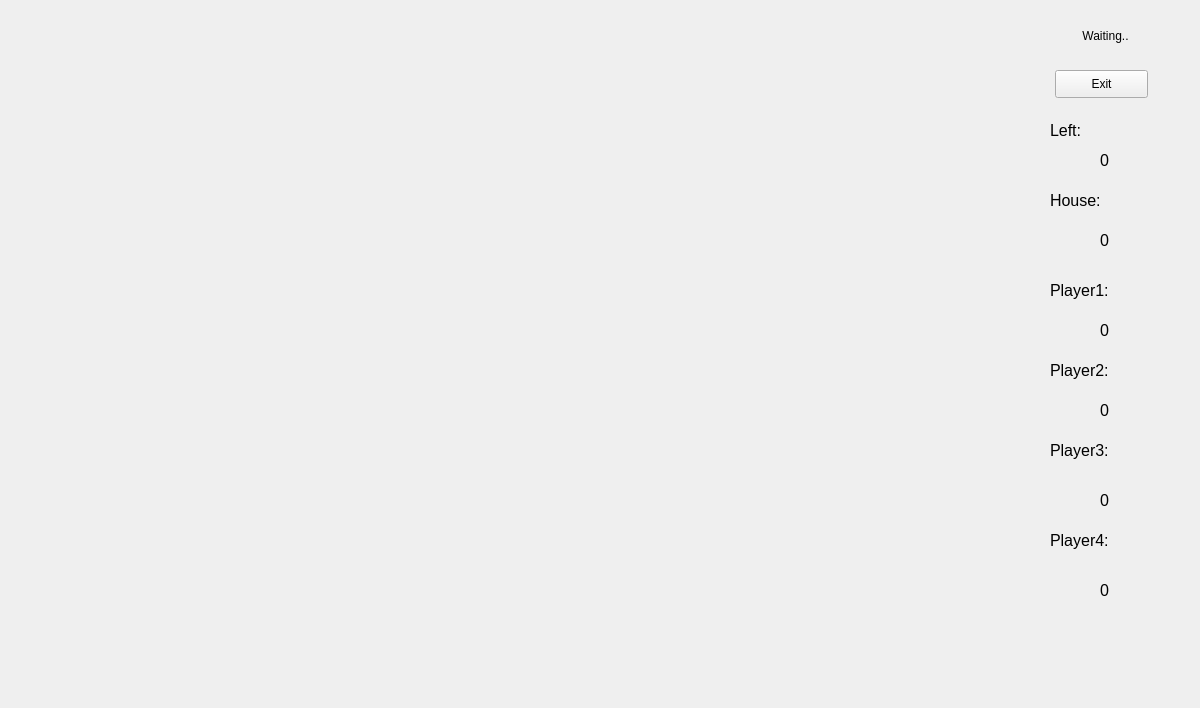
<?xml version="1.0" encoding="UTF-8"?>
<ui version="4.0">
 <class>Form2</class>
 <widget class="QWidget" name="Form2">
  <property name="geometry">
   <rect>
    <x>0</x>
    <y>0</y>
    <width>1200</width>
    <height>708</height>
   </rect>
  </property>
  <property name="windowTitle">
   <string>Form</string>
  </property>
  <widget class="QLabel" name="label">
   <property name="geometry">
    <rect>
     <x>1040</x>
     <y>10</y>
     <width>131</width>
     <height>51</height>
    </rect>
   </property>
   <property name="text">
    <string>Waiting..</string>
   </property>
   <property name="alignment">
    <set>Qt::AlignCenter</set>
   </property>
  </widget>
  <widget class="QLabel" name="label_2">
   <property name="geometry">
    <rect>
     <x>1050</x>
     <y>180</y>
     <width>81</width>
     <height>41</height>
    </rect>
   </property>
   <property name="font">
    <font>
     <pointsize>12</pointsize>
    </font>
   </property>
   <property name="text">
    <string>House:</string>
   </property>
  </widget>
  <widget class="QLabel" name="label_3">
   <property name="geometry">
    <rect>
     <x>1100</x>
     <y>220</y>
     <width>101</width>
     <height>41</height>
    </rect>
   </property>
   <property name="font">
    <font>
     <pointsize>12</pointsize>
    </font>
   </property>
   <property name="text">
    <string>0</string>
   </property>
  </widget>
  <widget class="QLabel" name="label_4">
   <property name="geometry">
    <rect>
     <x>1050</x>
     <y>270</y>
     <width>121</width>
     <height>41</height>
    </rect>
   </property>
   <property name="font">
    <font>
     <pointsize>12</pointsize>
    </font>
   </property>
   <property name="text">
    <string>Player1:</string>
   </property>
  </widget>
  <widget class="QLabel" name="label_5">
   <property name="geometry">
    <rect>
     <x>1100</x>
     <y>310</y>
     <width>101</width>
     <height>41</height>
    </rect>
   </property>
   <property name="font">
    <font>
     <pointsize>12</pointsize>
    </font>
   </property>
   <property name="text">
    <string>0</string>
   </property>
  </widget>
  <widget class="QLabel" name="label_6">
   <property name="geometry">
    <rect>
     <x>1050</x>
     <y>350</y>
     <width>131</width>
     <height>41</height>
    </rect>
   </property>
   <property name="font">
    <font>
     <pointsize>12</pointsize>
    </font>
   </property>
   <property name="text">
    <string>Player2:</string>
   </property>
  </widget>
  <widget class="QLabel" name="label_8">
   <property name="geometry">
    <rect>
     <x>1050</x>
     <y>430</y>
     <width>141</width>
     <height>41</height>
    </rect>
   </property>
   <property name="font">
    <font>
     <pointsize>12</pointsize>
    </font>
   </property>
   <property name="text">
    <string>Player3:</string>
   </property>
  </widget>
  <widget class="QLabel" name="label_9">
   <property name="geometry">
    <rect>
     <x>1100</x>
     <y>480</y>
     <width>101</width>
     <height>41</height>
    </rect>
   </property>
   <property name="font">
    <font>
     <pointsize>12</pointsize>
    </font>
   </property>
   <property name="text">
    <string>0</string>
   </property>
  </widget>
  <widget class="QLabel" name="label_10">
   <property name="geometry">
    <rect>
     <x>1050</x>
     <y>110</y>
     <width>101</width>
     <height>41</height>
    </rect>
   </property>
   <property name="font">
    <font>
     <pointsize>12</pointsize>
    </font>
   </property>
   <property name="text">
    <string>Left:</string>
   </property>
  </widget>
  <widget class="QLabel" name="label_11">
   <property name="geometry">
    <rect>
     <x>1100</x>
     <y>140</y>
     <width>101</width>
     <height>41</height>
    </rect>
   </property>
   <property name="font">
    <font>
     <pointsize>12</pointsize>
    </font>
   </property>
   <property name="text">
    <string>0</string>
   </property>
  </widget>
  <widget class="QLabel" name="label_12">
   <property name="geometry">
    <rect>
     <x>0</x>
     <y>0</y>
     <width>1000</width>
     <height>708</height>
    </rect>
   </property>
   <property name="text">
    <string/>
   </property>
   <property name="pixmap">
    <pixmap resource="images/images.qrc">:/images/b1.jpg</pixmap>
   </property>
  </widget>
  <widget class="QLabel" name="label_7">
   <property name="geometry">
    <rect>
     <x>1100</x>
     <y>390</y>
     <width>101</width>
     <height>41</height>
    </rect>
   </property>
   <property name="font">
    <font>
     <pointsize>12</pointsize>
    </font>
   </property>
   <property name="text">
    <string>0</string>
   </property>
  </widget>
  <widget class="QLabel" name="label_13">
   <property name="geometry">
    <rect>
     <x>1050</x>
     <y>520</y>
     <width>131</width>
     <height>41</height>
    </rect>
   </property>
   <property name="font">
    <font>
     <pointsize>12</pointsize>
    </font>
   </property>
   <property name="text">
    <string>Player4:</string>
   </property>
  </widget>
  <widget class="QLabel" name="label_14">
   <property name="geometry">
    <rect>
     <x>1100</x>
     <y>570</y>
     <width>101</width>
     <height>41</height>
    </rect>
   </property>
   <property name="font">
    <font>
     <pointsize>12</pointsize>
    </font>
   </property>
   <property name="text">
    <string>0</string>
   </property>
  </widget>
  <widget class="QPushButton" name="pushButton">
   <property name="geometry">
    <rect>
     <x>1055</x>
     <y>70</y>
     <width>93</width>
     <height>28</height>
    </rect>
   </property>
   <property name="text">
    <string>Exit</string>
   </property>
  </widget>
 </widget>
 <resources>
  <include location="images/images.qrc"/>
  <include location="images/images.qrc"/>
  <include location="images/images.qrc"/>
 </resources>
 <connections/>
</ui>
